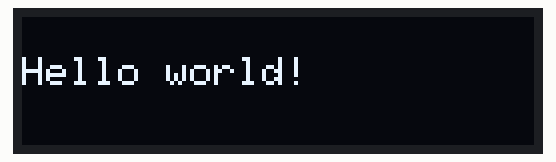
A sketch run on a simulated ESP32. Parts: 128×32 one-colour display. WiFi joins after 1.5 s; servers stay silent unless stated; what the sketch prints to the serial monitor is not drawn.

Above: at 0.1 s.
At 3.1 s:
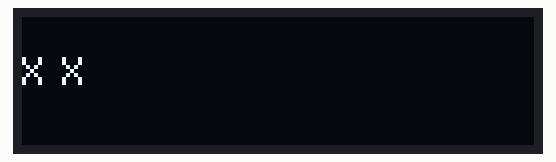
At 3.6 s:
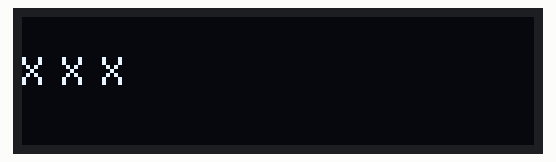
At 4.6 s:
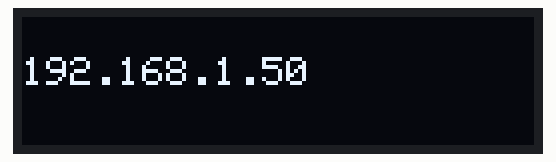

The sketch:

SSD1306.ino
```cpp
/**
 * ESP con SSD1306
 * Usare lel libreria adafruit + GFX
 *
 */

#include <Wire.h>
#include <Adafruit_GFX.h>
#include <Adafruit_SSD1306.h>

#define SCREEN_WIDTH 128 // OLED display width, in pixels
#define SCREEN_HEIGHT 32 // OLED display height, in pixels

#define OLED_RESET     4 // Reset pin # (or -1 if sharing Arduino reset pin)
#define SCREEN_ADDRESS 0x3C ///< See datasheet for Address; 0x3D for 128x64, 0x3C for 128x32
Adafruit_SSD1306 display(SCREEN_WIDTH, SCREEN_HEIGHT, &Wire, OLED_RESET);

#include <WiFi.h>
const char* ssid = "www.reelco.it";
const char* password = "cardu450IX";


void setup() {
  Serial.begin(9600);

  // SSD1306_SWITCHCAPVCC = generate display voltage from 3.3V internally
  if(!display.begin(SSD1306_SWITCHCAPVCC, SCREEN_ADDRESS)) {
    Serial.println(F("SSD1306 allocation failed"));
    for(;;); // Don't proceed, loop forever
  }

  display.clearDisplay();
  display.setTextSize(1);
  display.setTextColor(WHITE);
  display.setCursor(0,10);
  display.println("Hello world!");
  display.display();
  delay(2000);

  WiFi.mode(WIFI_STA);  //station mode: the ESP32 connects to an access point
  //vedi https://randomnerdtutorials.com/esp32-useful-wi-fi-functions-arduino/
  WiFi.begin(ssid, password);

  display.clearDisplay();
  // Wait for connection
  int x = 0;
  while (WiFi.status() != WL_CONNECTED) {
    delay(500);
    display.setCursor(x,10);
    display.println("X");
    x += 10;
    display.display();
    Serial.print(".");
  }
  Serial.println("");
  delay(1000);

  display.clearDisplay();
  display.setCursor(0,10);
  display.println(WiFi.localIP());
  display.display();

}

void loop() {
  // put your main code here, to run repeatedly:

}
```

Measured:
- what the display in image 1 shows lasts 0.5 s, from 3.1 s to 3.6 s
- what the display in image 2 shows lasts 1.0 s, from 3.6 s to 4.6 s
